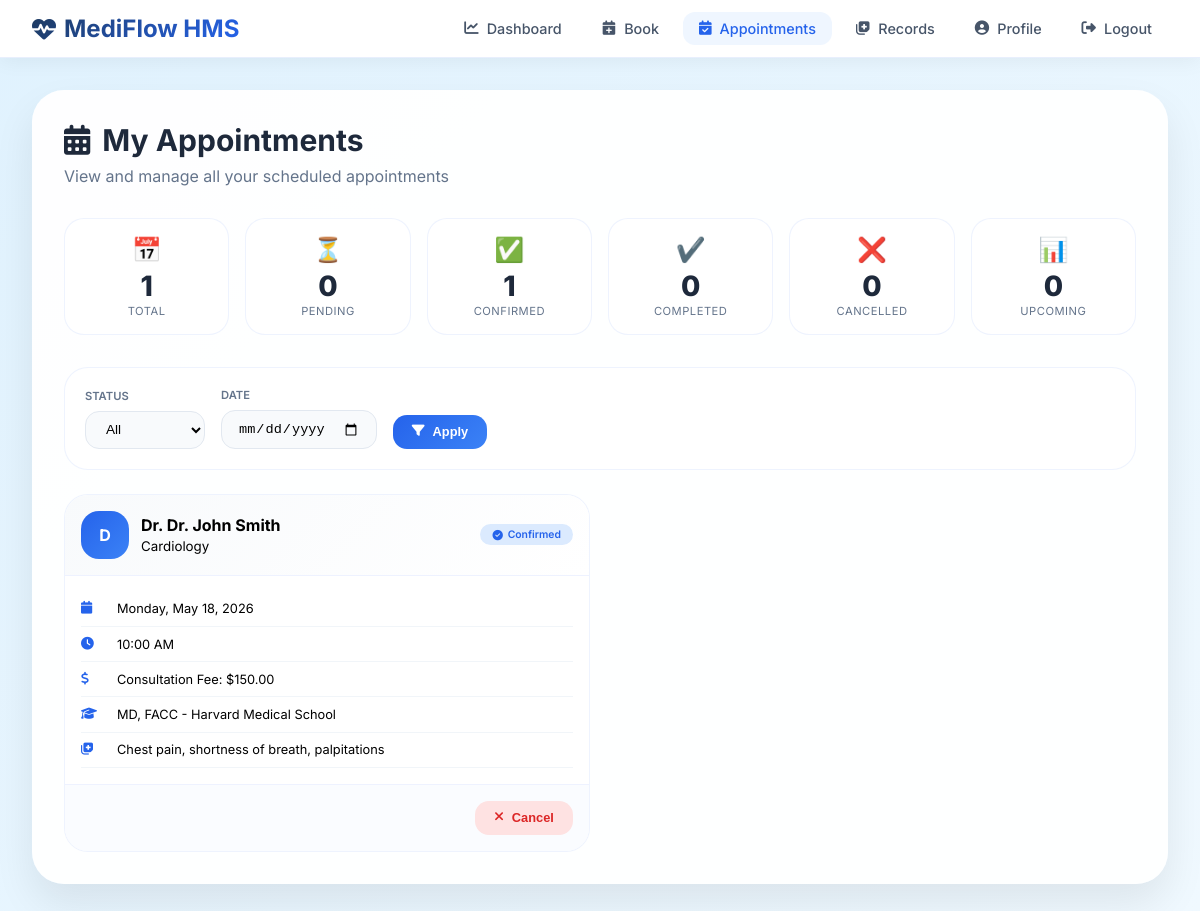
The app's page /patient/my-appointments.php (signed in) with its own data.
### tables this page shows
CREATE TABLE appointments (
    id INT PRIMARY KEY AUTO_INCREMENT,
    patient_id INT,
    doctor_id INT,
    appointment_date DATE NOT NULL,
    appointment_time TIME NOT NULL,
    status ENUM('pending', 'confirmed', 'completed', 'cancelled') DEFAULT 'pending',
    symptoms TEXT,
    notes TEXT,
    created_at TIMESTAMP DEFAULT CURRENT_TIMESTAMP,
    updated_at TIMESTAMP DEFAULT CURRENT_TIMESTAMP ON UPDATE CURRENT_TIMESTAMP,
    FOREIGN KEY (patient_id) REFERENCES users(id) ON DELETE CASCADE,
    FOREIGN KEY (doctor_id) REFERENCES doctors(id) ON DELETE CASCADE,
    UNIQUE KEY unique_appointment (doctor_id, appointment_date, appointment_time)
);

CREATE TABLE users (
    id INT PRIMARY KEY AUTO_INCREMENT,
    username VARCHAR(50) UNIQUE NOT NULL,
    email VARCHAR(100) UNIQUE NOT NULL,
    password VARCHAR(255) NOT NULL,
    full_name VARCHAR(100) NOT NULL,
    phone VARCHAR(20),
    address TEXT,
    role ENUM('patient', 'doctor', 'admin') DEFAULT 'patient',
    is_active BOOLEAN DEFAULT TRUE,
    created_at TIMESTAMP DEFAULT CURRENT_TIMESTAMP,
    last_login TIMESTAMP NULL,
    reset_token VARCHAR(255) NULL,
    reset_token_expiry DATETIME NULL,
    email_verified BOOLEAN DEFAULT FALSE
);

CREATE TABLE doctors (
    id INT PRIMARY KEY AUTO_INCREMENT,
    user_id INT UNIQUE,
    specialization VARCHAR(100),
    qualification VARCHAR(200),
    experience_years INT,
    consultation_fee DECIMAL(10, 2),
    available_days VARCHAR(100),
    available_time_start TIME,
    available_time_end TIME,
    FOREIGN KEY (user_id) REFERENCES users(id) ON DELETE CASCADE
);

### includes/SessionManager.php (called while the page is built, shortened)
<?php
class SessionManager {
    public static function getUserId() {
        return $_SESSION['user_id'] ?? null;
    }
}
?>

### patient/my-appointments.php (the view, shortened to what this page needs)
<?php
require_once '../includes/SessionManager.php';
$database = new Database();
$db = $database->getConnection();
$user_id = SessionManager::getUserId();
$status_filter = $_GET['status'] ?? 'all';
$date_filter = $_GET['date'] ?? '';
$query = "SELECT a.*,
          u.full_name as doctor_name,
          u.email as doctor_email,
          u.phone as doctor_phone,
          d.specialization,
          d.qualification,
          d.consultation_fee,
          d.experience_years
          FROM appointments a
          JOIN doctors d ON a.doctor_id = d.id
          JOIN users u ON d.user_id = u.id
          WHERE a.patient_id = :patient_id";
$params = [':patient_id' => $user_id];
$query .= " ORDER BY a.appointment_date DESC, a.appointment_time DESC";
$stmt = $db->prepare($query);
foreach ($params as $key => $value) {
    $stmt->bindValue($key, $value);
}
$stmt->execute();
$appointments = $stmt->fetchAll(PDO::FETCH_ASSOC);
$statsQuery = "SELECT
    COUNT(*) as total,
    COUNT(CASE WHEN status = 'pending' THEN 1 END) as pending,
    COUNT(CASE WHEN status = 'confirmed' THEN 1 END) as confirmed,
    COUNT(CASE WHEN status = 'completed' THEN 1 END) as completed,
    COUNT(CASE WHEN status = 'cancelled' THEN 1 END) as cancelled,
    COUNT(CASE WHEN appointment_date >= CURDATE() AND status IN ('pending', 'confirmed') THEN 1 END) as upcoming
    FROM appointments WHERE patient_id = :patient_id";
$statsStmt = $db->prepare($statsQuery);
$statsStmt->bindParam(':patient_id', $user_id);
$statsStmt->execute();
$stats = $statsStmt->fetch(PDO::FETCH_ASSOC);
?>
<!DOCTYPE html>
<html lang="en">
<head>
    <link rel="stylesheet" href="https://cdnjs.cloudflare.com/ajax/libs/font-awesome/6.4.0/css/all.min.css">
</head>
<body>
    <nav class="navbar">
        <div class="navbar-container">
            <a href="dashboard.php" class="logo"><i class="fas fa-heartbeat"></i><span>MediFlow HMS</span></a>
            <ul class="nav-menu">
                <li><a href="dashboard.php" class="nav-link"><i class="fas fa-chart-line"></i> Dashboard</a></li>
                <li><a href="book-appointment.php" class="nav-link"><i class="fas fa-calendar-plus"></i> Book</a></li>
                <li><a href="my-appointments.php" class="nav-link active"><i class="fas fa-calendar-check"></i> Appointments</a></li>
                <li><a href="medical-records.php" class="nav-link"><i class="fas fa-notes-medical"></i> Records</a></li>
                <li><a href="profile.php" class="nav-link"><i class="fas fa-user-circle"></i> Profile</a></li>
                <li><a href="../logout.php" class="nav-link"><i class="fas fa-sign-out-alt"></i> Logout</a></li>
            </ul>
        </div>
    </nav>
    <div class="container">
        <div class="glass-card fade-in">
            <div class="page-header">
                <h1><i class="fas fa-calendar-alt"></i> My Appointments</h1>
                <p>View and manage all your scheduled appointments</p>
            </div>
            <div class="stats-grid">
                <div class="stat-card"><div class="stat-icon">📅</div><div class="stat-number"><?php echo $stats['total'] ?? 0; ?></div><div class="stat-label">Total</div></div>
                <div class="stat-card"><div class="stat-icon">⏳</div><div class="stat-number"><?php echo $stats['pending'] ?? 0; ?></div><div class="stat-label">Pending</div></div>
                <div class="stat-card"><div class="stat-icon">✅</div><div class="stat-number"><?php echo $stats['confirmed'] ?? 0; ?></div><div class="stat-label">Confirmed</div></div>
                <div class="stat-card"><div class="stat-icon">✔️</div><div class="stat-number"><?php echo $stats['completed'] ?? 0; ?></div><div class="stat-label">Completed</div></div>
                <div class="stat-card"><div class="stat-icon">❌</div><div class="stat-number"><?php echo $stats['cancelled'] ?? 0; ?></div><div class="stat-label">Cancelled</div></div>
                <div class="stat-card"><div class="stat-icon">📊</div><div class="stat-number"><?php echo $stats['upcoming'] ?? 0; ?></div><div class="stat-label">Upcoming</div></div>
            </div>
            <div class="filters-bar">
                <form method="GET" action="" class="filters">
                    <div class="filter-group"><label>Status</label><select name="status" class="filter-select" onchange="this.form.submit()">
                        <option value="all" <?php echo $status_filter == 'all' ? 'selected' : ''; ?>>All</option>
                    </select></div>
                    <div class="filter-group"><label>Date</label><input type="date" name="date" class="filter-date" value="<?php echo $date_filter; ?>" onchange="this.form.submit()"></div>
                    <div class="filter-group"><button type="submit" class="btn btn-primary"><i class="fas fa-filter"></i> Apply</button></div>
                </form>
            </div>
            <?php if (count($appointments) > 0): ?>
                <div class="appointments-grid">
                    <?php foreach ($appointments as $appointment): ?>
                        <div class="appointment-card">
                            <div class="card-header">
                                <div class="doctor-info">
                                    <div class="doctor-avatar"><?php echo strtoupper(substr($appointment['doctor_name'], 0, 1)); ?></div>
                                    <div><strong>Dr. <?php echo htmlspecialchars($appointment['doctor_name']); ?></strong><br><small><?php echo htmlspecialchars($appointment['specialization']); ?></small></div>
                                </div>
                                <span class="badge badge-<?php echo $appointment['status']; ?>">
                                    <i class="fas <?php echo $appointment['status'] == 'pending' ? 'fa-clock' : ($appointment['status'] == 'confirmed' ? 'fa-check-circle' : ($appointment['status'] == 'completed' ? 'fa-check-double' : 'fa-ban')); ?>"></i>
                                    <?php echo ucfirst($appointment['status']); ?>
                                </span>
                            </div>
                            <div class="card-body">
                                <div class="info-row"><i class="fas fa-calendar"></i> <?php echo date('l, F j, Y', strtotime($appointment['appointment_date'])); ?></div>
                                <div class="info-row"><i class="fas fa-clock"></i> <?php echo date('h:i A', strtotime($appointment['appointment_time'])); ?></div>
                                <div class="info-row"><i class="fas fa-dollar-sign"></i> Consultation Fee: $<?php echo number_format($appointment['consultation_fee'], 2); ?></div>
                                <div class="info-row"><i class="fas fa-graduation-cap"></i> <?php echo htmlspecialchars($appointment['qualification'] ?? 'N/A'); ?></div>
                                <div class="info-row"><i class="fas fa-notes-medical"></i> <?php echo htmlspecialchars(substr($appointment['symptoms'] ?? 'No symptoms noted', 0, 60)) . ((strlen($appointment['symptoms'] ?? '') > 60) ? '...' : ''); ?></div>
                            </div>
                            <div class="card-footer">
                                <?php if (in_array($appointment['status'], ['pending', 'confirmed'])): ?>
                                    <form method="POST" style="display:inline;" onsubmit="return confirm('Are you sure you want to cancel this appointment?')">
                                        <button type="submit" name="cancel_appointment" class="btn btn-danger"><i class="fas fa-times"></i> Cancel</button>
                                    </form>
                                <?php endif; ?>
                            </div>
                        </div>
                    <?php endforeach; ?>
                </div>
            <?php endif; ?>
        </div>
    </div>
</body>
</html>

### patient/my-appointments.php (style rules this page uses)
* { margin: 0; padding: 0; box-sizing: border-box; }
body { font-family: 'Inter', sans-serif; background: linear-gradient(135deg, #e0f2fe 0%, #f0f9ff 100%); min-height: 100vh; }
.navbar { background: rgba(255, 255, 255, 0.98); backdrop-filter: blur(10px); box-shadow: 0 4px 20px rgba(0, 0, 0, 0.05); padding: 0.75rem 0; position: sticky; top: 0; z-index: 1000; border-bottom: 1px solid rgba(37, 99, 235, 0.1); }
.navbar-container { max-width: 1400px; margin: 0 auto; padding: 0 2rem; display: flex; justify-content: space-between; align-items: center; }
.logo { font-size: 1.5rem; font-weight: 700; background: linear-gradient(135deg, #1e3a5f, #2563eb); -webkit-background-clip: text; background-clip: text; color: transparent; text-decoration: none; display: flex; align-items: center; gap: 0.5rem; }
.nav-menu { display: flex; gap: 0.5rem; list-style: none; align-items: center; }
.nav-link { text-decoration: none; color: #475569; font-weight: 500; transition: all 0.3s; padding: 0.5rem 1rem; border-radius: 12px; font-size: 0.9rem; display: flex; align-items: center; gap: 0.5rem; }
.nav-link:hover, .nav-link.active { color: #2563eb; background: #eff6ff; }
.container { max-width: 1400px; margin: 2rem auto; padding: 0 2rem; }
.glass-card { background: rgba(255, 255, 255, 0.96); border-radius: 32px; padding: 2rem; box-shadow: 0 20px 40px rgba(0, 0, 0, 0.08); }
.page-header { margin-bottom: 2rem; }
.page-header h1 { font-size: 1.875rem; font-weight: 700; color: #1e293b; margin-bottom: 0.5rem; display: flex; align-items: center; gap: 0.75rem; }
.page-header p { color: #64748b; }
.stats-grid { display: grid; grid-template-columns: repeat(auto-fit, minmax(150px, 1fr)); gap: 1rem; margin-bottom: 2rem; }
.stat-card { background: white; padding: 1rem; border-radius: 20px; text-align: center; border: 1px solid rgba(37, 99, 235, 0.08); transition: all 0.3s; }
.stat-icon { font-size: 1.5rem; margin-bottom: 0.5rem; }
.stat-number { font-size: 1.75rem; font-weight: 800; color: #1e293b; line-height: 1; }
.stat-label { font-size: 0.7rem; color: #64748b; text-transform: uppercase; letter-spacing: 0.5px; margin-top: 0.25rem; }
.filters-bar { background: white; padding: 1.25rem; border-radius: 24px; margin-bottom: 1.5rem; border: 1px solid rgba(37, 99, 235, 0.08); }
.filters { display: flex; gap: 1rem; flex-wrap: wrap; align-items: flex-end; }
.filter-group { display: flex; flex-direction: column; gap: 0.5rem; }
.filter-group label { font-size: 0.7rem; font-weight: 600; color: #64748b; text-transform: uppercase; }
.filter-select, .filter-date { padding: 0.6rem 1rem; border: 1.5px solid #e2e8f0; border-radius: 14px; font-size: 0.85rem; background: #f8fafc; }
.btn { padding: 0.6rem 1.2rem; border: none; border-radius: 14px; cursor: pointer; font-size: 0.8rem; font-weight: 600; transition: all 0.2s; display: inline-flex; align-items: center; gap: 0.5rem; }
.btn-primary { background: linear-gradient(135deg, #2563eb, #3b82f6); color: white; }
.btn-danger { background: #fee2e2; color: #dc2626; }
.appointments-grid { display: grid; grid-template-columns: repeat(auto-fill, minmax(380px, 1fr)); gap: 1.25rem; }
.appointment-card { background: white; border-radius: 24px; overflow: hidden; border: 1px solid rgba(37, 99, 235, 0.08); transition: all 0.3s; }
.card-header { background: linear-gradient(135deg, #f8fafc, #ffffff); padding: 1rem; border-bottom: 1px solid #eef2ff; display: flex; justify-content: space-between; align-items: center; }
.doctor-info { display: flex; align-items: center; gap: 0.75rem; }
.doctor-avatar { width: 48px; height: 48px; background: linear-gradient(135deg, #2563eb, #3b82f6); border-radius: 18px; display: flex; align-items: center; justify-content: center; color: white; font-weight: 700; }
.card-body { padding: 1rem; }
.info-row { display: flex; align-items: center; gap: 0.75rem; padding: 0.6rem 0; border-bottom: 1px solid #f1f5f9; font-size: 0.8rem; }
.info-row i { width: 24px; color: #2563eb; }
.card-footer { padding: 1rem; background: #fafcff; border-top: 1px solid #eef2ff; display: flex; gap: 0.75rem; justify-content: flex-end; }
.badge { display: inline-flex; align-items: center; padding: 0.25rem 0.75rem; border-radius: 40px; font-size: 0.65rem; font-weight: 600; gap: 0.3rem; }
.badge-confirmed { background: #dbeafe; color: #2563eb; }
.fade-in { animation: fadeInUp 0.5s ease-out; }

### records on screen
appointments: users.full_name "D", users.full_name "Dr. John Smith", doctor.specialization "Cardiology", status "Confirmed", appointment_date "Monday, May 18, 2026", appointment_time "10:00 AM", doctor.consultation_fee "150.00", doctor.qualification "MD, FACC - Harvard Medical School", symptoms "Chest pain, shortness of breath, palpitations"

### other values on screen
$stats['total'] "1"
$stats['pending'] "0"
$stats['confirmed'] "1"
$stats['completed'] "0"
$stats['cancelled'] "0"
$stats['upcoming'] "0"
